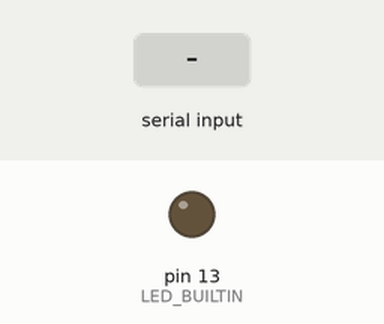
Simulated run of this sketch. Board: Arduino Uno, built with avr-gcc and run on an emulated ATmega328P. Shown: output pins drawn as LEDs (lit = HIGH). Inputs (shaded band) come from the test bench.

Above: at 1.2 s.
1.3 s: "1\n" received over Serial
At 2.5 s:
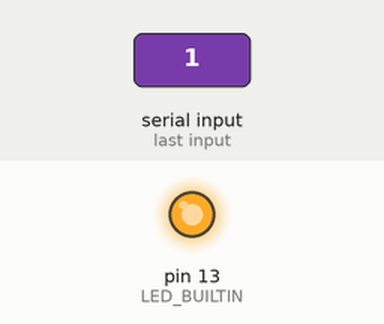
2.8 s: "0\n" received over Serial
At 3.8 s:
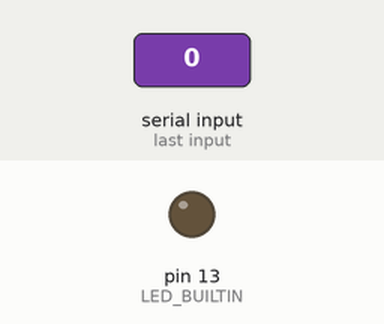
Timing chart, 0 to 5.8 s (numbered marks = the images above; inputs shaded):
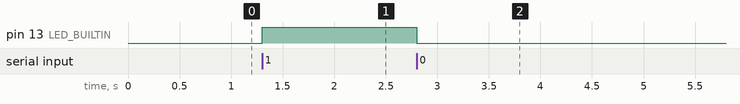

The sketch:

serialTesting.ino
```cpp
void setup() {
  Serial.begin(9600);
  pinMode(LED_BUILTIN, OUTPUT);
}

void loop() {
  if (Serial.available() <= 0) return;

  String input = Serial.readStringUntil('\n');
  input.trim();
  input.toUpperCase();

  if (input == "1") {
    digitalWrite(LED_BUILTIN, HIGH);
  } else if (input == "0") {
    digitalWrite(LED_BUILTIN, LOW);
  }

  delay(1000);
}
```

Measured:
- after the input at 1.3 s, pin 13 (LED_BUILTIN): LOW → HIGH at once
- after the input at 2.8 s, pin 13 (LED_BUILTIN): HIGH → LOW at once
